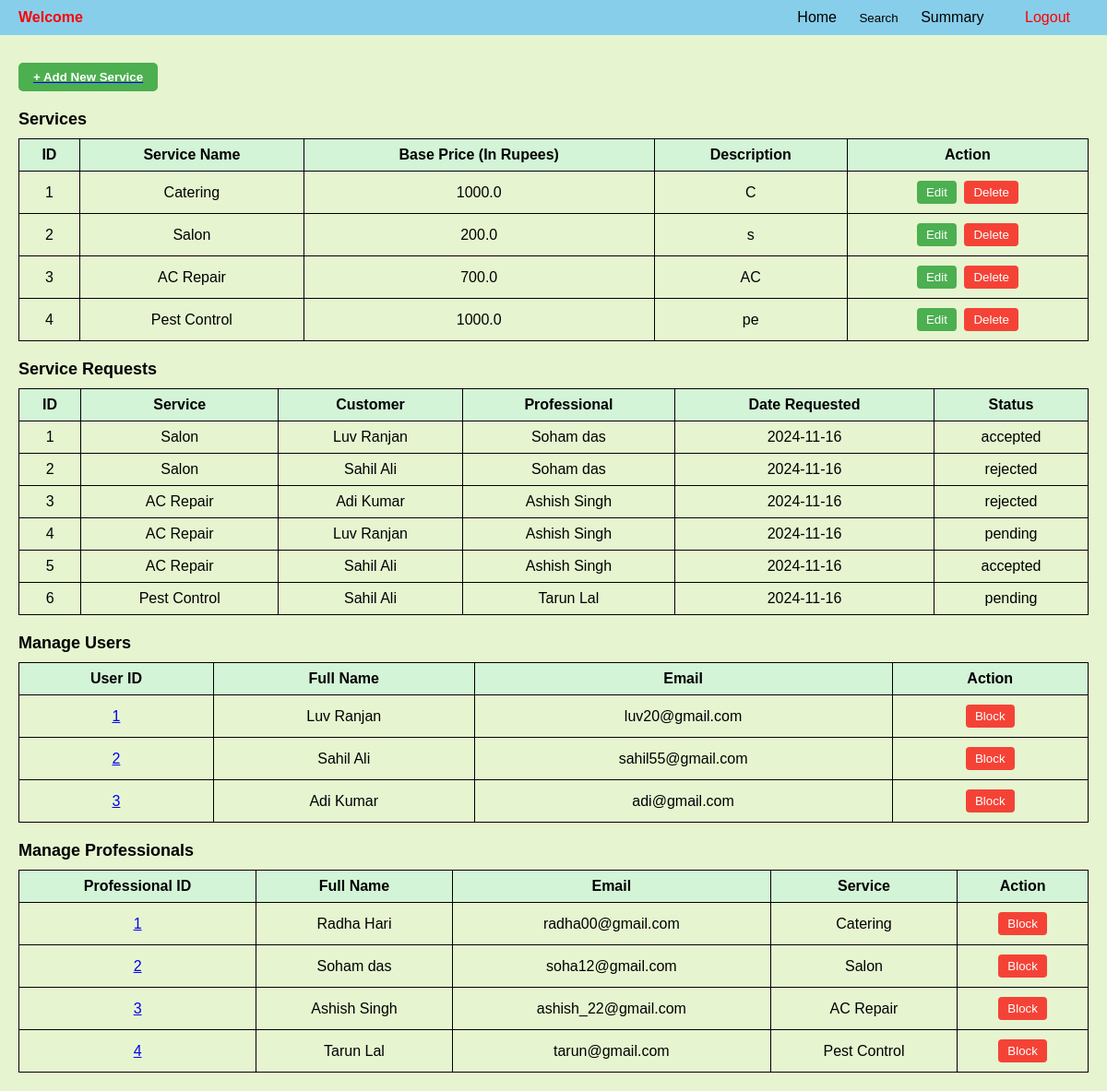
The page /admin on the database its author committed.
### backend/models.py (models this page shows)
class Service(db.Model):
    __tablename__="service"
    id=db.Column(db.Integer,primary_key=True)
    name=db.Column(db.String,unique=True,nullable=False)
    baseprice=db.Column(db.Float, default=0.0)
    desc=db.Column(db.String,nullable=False)
    professionals=db.relationship('Prof_Info', back_populates='service',cascade='all,delete')

class Service_req(db.Model):
    __tablename__="service_req"
    id=db.Column(db.Integer,primary_key=True)
    service_id=db.Column(db.Integer, db.ForeignKey("service.id"),nullable=False)
    cust_id=db.Column(db.Integer, db.ForeignKey("user_info.id"),nullable=False)
    prof_id=db.Column(db.Integer, db.ForeignKey("prof_info.id"),nullable=False)
    date_of_req=db.Column(db.DateTime,nullable=False)
    date_of_comp=db.Column(db.DateTime,nullable=True)
    status=db.Column(db.String, nullable=False, default="Pending")
    remarks = db.Column(db.String, nullable=True)
    rating = db.Column(db.Integer, nullable=True)
    service = db.relationship("Service", backref="requests")
    customer = db.relationship("User_Info", backref="requests")
    professional = db.relationship("Prof_Info", backref="requests")

class User_Info(db.Model):
    __tablename__="user_info"
    id=db.Column(db.Integer,primary_key=True)
    email=db.Column(db.String,unique=True,nullable=False)
    password=db.Column(db.String,nullable=False)
    role=db.Column(db.Integer,default=1)
    full_name=db.Column(db.String,nullable=False)
    location=db.Column(db.String,nullable=False)
    pin_code=db.Column(db.Integer,nullable=False)
    user_status=db.Column(db.String,default='approved')
    phone=db.Column(db.Integer,nullable=False, unique=True)

class Prof_Info(db.Model):
    __tablename__="prof_info"
    id=db.Column(db.Integer,primary_key=True)
    email=db.Column(db.String,unique=True,nullable=False)
    password=db.Column(db.String,nullable=False)
    role=db.Column(db.Integer,default=2)
    full_name=db.Column(db.String,nullable=False)
    service_name=db.Column(db.Integer, db.ForeignKey("service.id"), nullable=False)
    experience=db.Column(db.Integer,nullable=False)
    location=db.Column(db.String,nullable=False)
    pin_code=db.Column(db.Integer,nullable=False)
    prof_status=db.Column(db.String,default='requested')#requested,approved,rejected,blocked
    service=db.relationship("Service",back_populates="professionals")
    phone=db.Column(db.Integer,nullable=False, unique=True)

### backend/controllers.py (the view)
@app.route("/admin")
def admin_dashboard():
    services=Service.query.all()
    professionals=Prof_Info.query.all()
    users=User_Info.query.all()
    service_requests = Service_req.query.all()
    return render_template("admin_dash.html", services=services, professionals=professionals, users=users, service_requests=service_requests)

### templates/admin_dash.html (shortened to what this page needs)
{% extends "admin_layout.html" %}
{% block content %}
</head>
<body>
    <div class="container">
        <a href="/service" type="button">
            <button type="submit" class="btn-add">+ Add New Service</button>
        </a>
        <div class="section-title">Services</div>
        {% if services %}
        <table class="table">
             <tr>
                <th>ID</th>
                <th>Service Name</th>
                <th>Base Price (In Rupees)</th>
                <th>Description</th>
                <th>Action</th>
             </tr>
             {% for service in services %}
             <tr>
                <td>{{ service.id }}</td>
                <td>{{ service.name }}</td>
                <td>{{ service.baseprice }}</td>
                <td>{{ service.desc }}</td>
                <td class="action-buttons">
                    <a href="/edit_service/{{service.id}}" type="button"><button class="btn-edit">Edit</button></a>
                    <form action="{{ url_for('delete_service', id=service.id) }}" method="POST" style="display: inline;">
                        <button type="submit" class="btn-delete" onclick="return confirm('Are you sure you want to delete this service?');">Delete</button>
                    </form>
                </td>
             </tr>
            {% endfor %}
        </table>
        {% else %}
        <h3 class="center" style="text-align: center;">No services are available</h3>
        {% endif %}
        <div class="section-title">Service Requests</div>
        {% if service_requests %}
        <table class="table">
            <thead>
                <tr>
                    <th>ID</th>
                    <th>Service</th>
                    <th>Customer</th>
                    <th>Professional</th>
                    <th>Date Requested</th>
                    <th>Status</th>
                </tr>
            </thead>
            <tbody>
                {% for request in service_requests %}
                <tr>
                    <td>{{ request.id }}</td>
                    <td>{{ request.service.name }}</td>
                    <td>{{ request.customer.full_name }}</td>
                    <td>{{ request.professional.full_name }}</td>
                    <td>{{ request.date_of_req.strftime('%Y-%m-%d') }}</td>
                    <td>{{ request.status }}</td>
                </tr>
                {% endfor %}
            </tbody>
        </table>
        {% else %}
        <h3 class="center" style="text-align: center;">No service requests have been made till now</h3>
        {% endif %}
        <div class="section-title">Manage Users</div>
        {% if users %}
        <table class="table">
            <tr>
                <th>User ID</th>
                <th>Full Name</th>
                <th>Email</th>
                <th>Action</th>
            </tr>
            {% for user_info in users %}
            <tr>
                <td><a href="{{ url_for('view_user_profile', id=user_info.id)}}">{{ user_info.id }}</a></td>
                <td>{{ user_info.full_name }}</td>
                <td>{{ user_info.email }}</td>
                <td class="action-buttons">
                    {% if user_info.user_status == 'approved' %}
                    <form action="{{url_for('block_user', id=user_info.id)}}" method="POST">
                        <button class="btn-block" onclick="return confirm('Are you sure you want to block this user?');">Block</button>
                    </form>
                    {% elif user_info.user_status == 'blocked' %}
                    <form action="{{url_for('unblock_user', id=user_info.id)}}" method="POST">
                        <button class="btn-block" onclick="return confirm('Are you sure you want to unblock this user?');">Unblock</button>
                    </form>
                     {% endif %}
                </td>
            </tr>
            {% endfor %}
        </table>
        {% else %}
        <h3 class="center" style="text-align: center;">No users are available</h3>
        {% endif %}
        <div class="section-title">Manage Professionals</div>
        {% if professionals %}
        <table class="table">
            <tr>
                <th>Professional ID</th>
                <th>Full Name</th>
                <th>Email</th>
                <th>Service</th>
                <th>Action</th>
            </tr>
            {% for prof_info in professionals %}
            <tr>
                <td><a href="/professional_profile/{{prof_info.id}}">{{ prof_info.id }}</a></td>
                <td>{{ prof_info.full_name }}</td>
                <td>{{ prof_info.email }}</td>
                <td>{{ prof_info.service.name }}</td>
                <td class="action-buttons">
                    {% if prof_info.prof_status == 'approved' %}
                    <form action="{{url_for('block_professional', id=prof_info.id)}}" method="POST">
                        <button class="btn-block" onclick="return confirm('Are you sure you want to block this professional?');">Block</button>
                    </form>
                    {% elif prof_info.prof_status == 'requested' %}
                        <form action="{{url_for('approve_professional', id=prof_info.id)}}" method="POST"><button class="btn-approve">Approve</button></form>
                        <form action="{{url_for('delete_professional', id=prof_info.id)}}" method="POST"><button class="btn-delete">Delete</button></form>
                    {% endif %}
                </td>
            </tr>
            {% endfor %}
        </table>
        {% else %}
        <h3 class="center" style="text-align: center;">No professionals are available</h3>
        {% endif %}
    </div>
</body>
</html>
{% endblock %}

### templates/admin_layout.html (style rules this page uses)
body { font-family: Arial, sans-serif; margin: 0; padding: 0; background-color: #e6f5d0; }

### templates/admin_dash.html (style rules this page uses)
.container { padding: 20px; }
.section-title { font-size: 18px; font-weight: bold; margin-top: 20px; }
.table { width: 100%; border-collapse: collapse; margin-top: 10px; }
.table th, .table td { border: 1px solid #000; padding: 8px; text-align: center; }
.table th { background-color: #d3f4d7; font-weight: bold; }
.action-buttons button { padding: 5px 10px; margin: 2px; border: none; border-radius: 4px; cursor: pointer; }
.btn-edit { background-color: #4CAF50; color: white; }
.btn-delete { background-color: #f44336; color: white; }
.btn-reject, .btn-block { background-color: #f44336; color: white; }
.btn-add { margin-top: 10px; padding: 8px 16px; background-color: #4CAF50; color: white; font-weight: bold; border: none; border-radius: 5px; cursor: pointer; display: block; }

### rows shown on the page
Service: id "1", name "Catering", baseprice "1000.0", desc "C"
Service: id "2", name "Salon", baseprice "200.0", desc "s"
Service: id "3", name "AC Repair", baseprice "700.0", desc "AC"
Service: id "4", name "Pest Control", baseprice "1000.0", desc "pe"
Service_req: id "1", service.name "Salon", customer.full_name "Luv Ranjan", professional.full_name "Soham das", date_of_req "2024-11-16", status "accepted"
Service_req: id "2", service.name "Salon", customer.full_name "Sahil Ali", professional.full_name "Soham das", date_of_req "2024-11-16", status "rejected"
Service_req: id "3", service.name "AC Repair", customer.full_name "Adi Kumar", professional.full_name "Ashish Singh", date_of_req "2024-11-16", status "rejected"
Service_req: id "4", service.name "AC Repair", customer.full_name "Luv Ranjan", professional.full_name "Ashish Singh", date_of_req "2024-11-16", status "pending"
Service_req: id "5", service.name "AC Repair", customer.full_name "Sahil Ali", professional.full_name "Ashish Singh", date_of_req "2024-11-16", status "accepted"
Service_req: id "6", service.name "Pest Control", customer.full_name "Sahil Ali", professional.full_name "Tarun Lal", date_of_req "2024-11-16", status "pending"
User_Info: id "1", full_name "Luv Ranjan", email "luv20@gmail.com"
User_Info: id "2", full_name "Sahil Ali", email "sahil55@gmail.com"
User_Info: id "3", full_name "Adi Kumar", email "adi@gmail.com"
Prof_Info: id "1", full_name "Radha Hari", email "radha00@gmail.com", service.name "Catering"
Prof_Info: id "2", full_name "Soham das", email "soha12@gmail.com", service.name "Salon"
Prof_Info: id "3", full_name "Ashish Singh", email "ashish_22@gmail.com", service.name "AC Repair"
Prof_Info: id "4", full_name "Tarun Lal", email "tarun@gmail.com", service.name "Pest Control"
